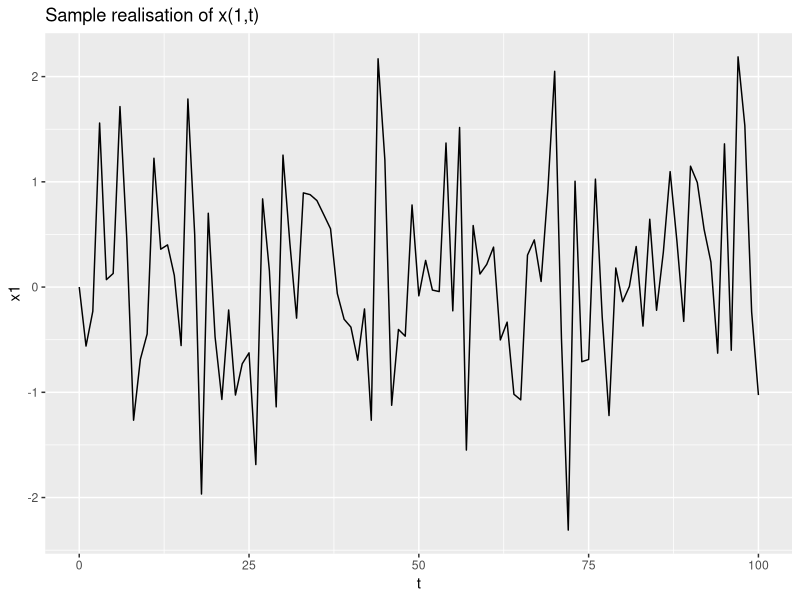
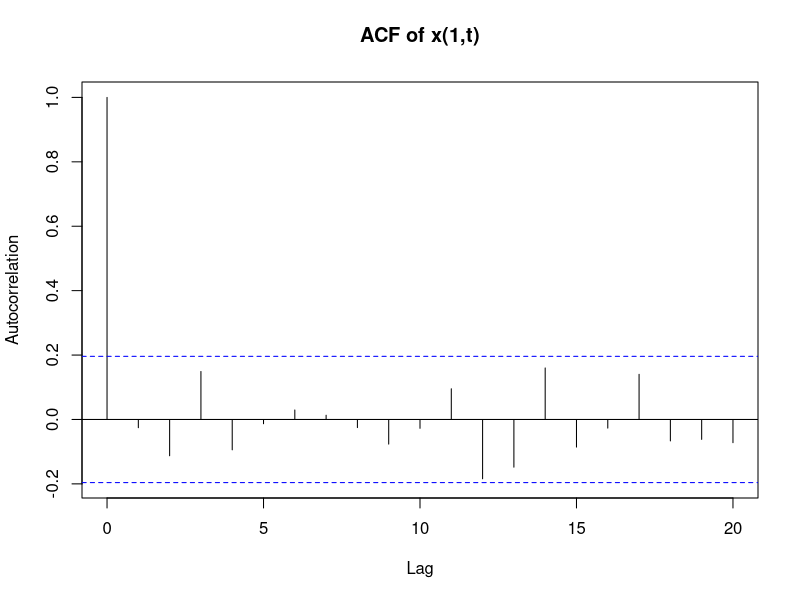
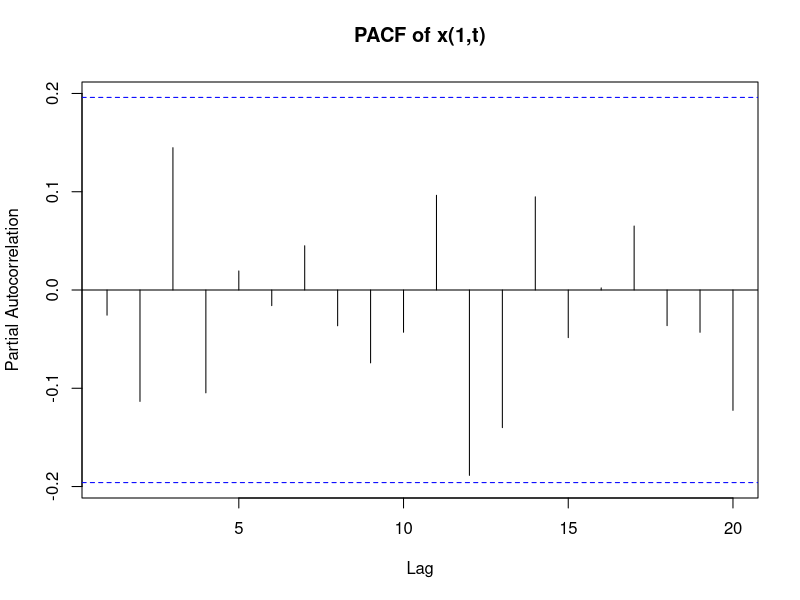
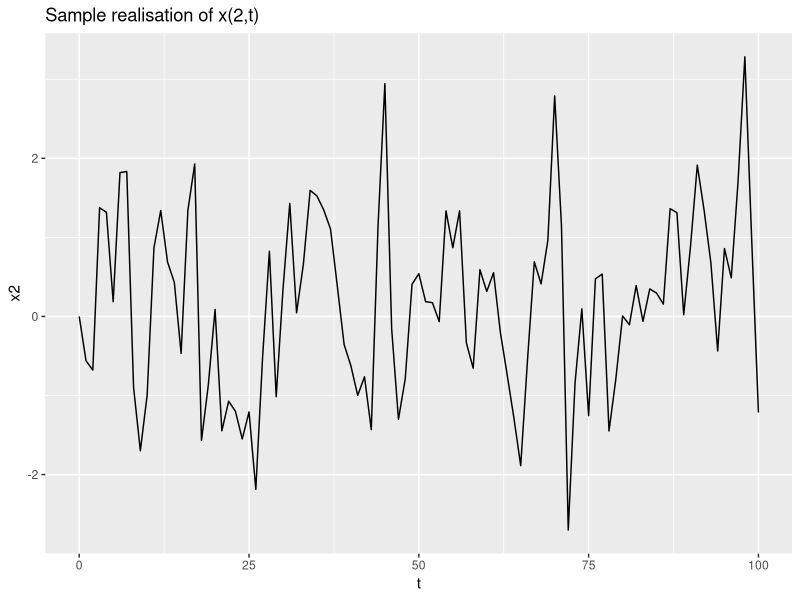
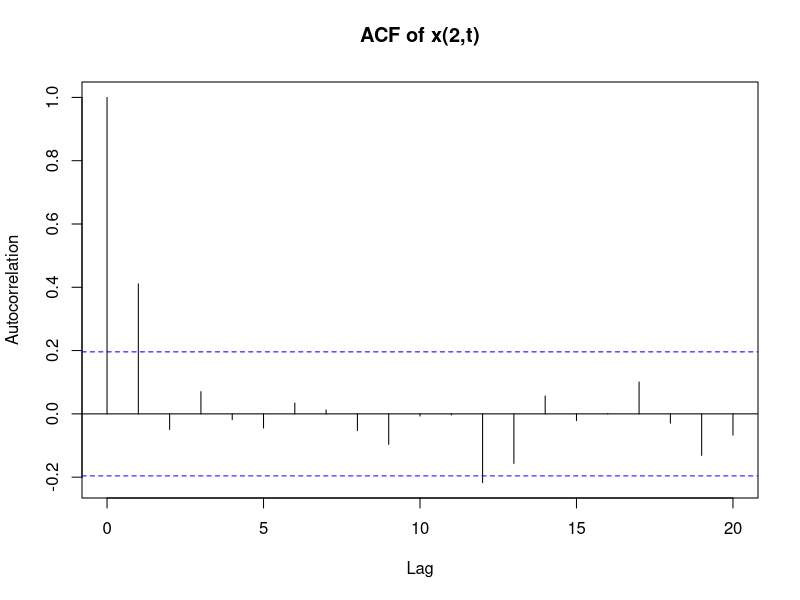
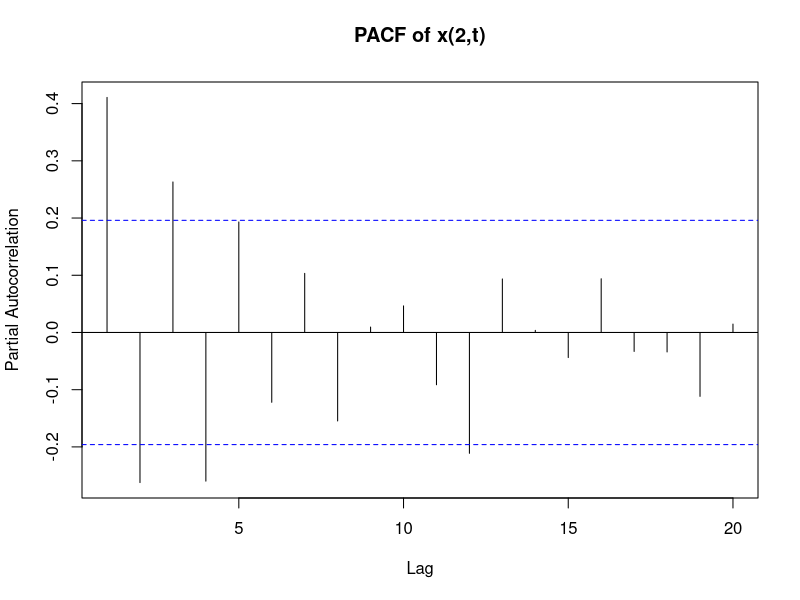
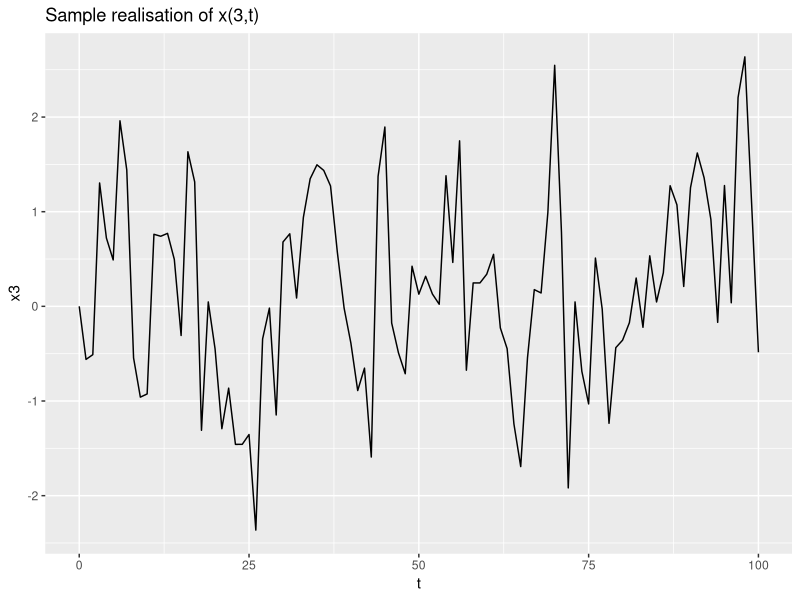
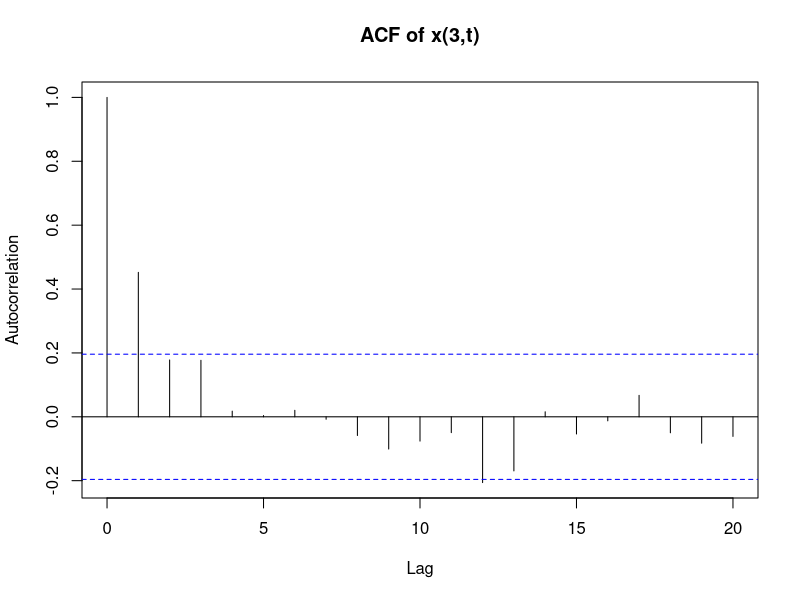

Write R code to recreate these figures, in order.
## ---- chunk 1
rm(list = ls())
set.seed(123)         
library(ggplot2)
library(forecast)     
library(dplyr)  
## ---- chunk 2
# Create time variable (0-100)
t_end <- 100
df <- data.frame(t = 0:t_end)

# Generate et: 0 for t=0, N(0,1) for t>0
df$et <- c(0, rnorm(100))  

# Summary statistics
cat("Summary of et:\n")
summary(df$et[-1])
## ---- chunk 3
df$x1 <-  df$et  
summary(df$x1)
## ---- chunk 4
df$x2[1] <- 0

for (t in 2:(t_end + 1)) {
  df$x2[t] <- df$et[t] + 0.8 * df$et[t - 1]
}
summary(df$x2)
## ---- chunk 5
df$x3[1] <- 0
for(t in 2:(t_end + 1)){
  df$x3[t] <- 0.5 * df$x3[t-1] + df$et[t]
}
summary(df$x3)
## ---- chunk 6
df$x4[1] <- 0
for(t in 2:(t_end + 1)){
  df$x4[t] <- 0.5 * df$x4[t-1] + df$et[t] + 0.8 * df$et[t-1]
}
summary(df$x4)
## ---- chunk 7
df$x5[1] <- 0
for(t in 2:(t_end + 1)){
  df$x5[t] <- 0.7 * df$x5[t-1] + df$et[t] - 0.7 * df$et[t-1]
}
summary(df$x5)
## ---- chunk 8
df$x6[1] <- 0
for(t in 2:(t_end + 1)){
  df$x6[t] <- 0.9 * df$x6[t-1] + df$et[t]
}
summary(df$x6)
## ---- chunk 9
df$x7[1] <- 0
for(t in 2:(t_end + 1)){
  df$x7[t] <- df$x7[t-1] + df$et[t]
}
summary(df$x7)
## ---- chunk 10
df$x8[1] <- 0
for(t in 2:(t_end + 1)){
  df$x8[t] <- 1.1* df$x8[t-1] + df$et[t]
}
summary(df$x8)
## ---- chunk 11
ggplot(data=df, aes(t, x1)) +
  geom_path() +
  labs(title="Sample realisation of x(1,t)")

x1_acf_values <- acf(df$x1[-1], lag.max = 20, plot = FALSE)
plot(x1_acf_values, main = "ACF of x(1,t)", xlab = "Lag", ylab = "Autocorrelation")

x1_pacf_values <- pacf(df$x1[-1], lag.max = 20, plot = FALSE)
plot(x1_pacf_values, main = "PACF of x(1,t)", xlab = "Lag", ylab = "Partial Autocorrelation")
## ---- chunk 12
ggplot(data=df, aes(t, x2)) +
  geom_path() +
  labs(title="Sample realisation of x(2,t)")

x2_acf_values <- acf(df$x2[-1], lag.max = 20, plot = FALSE)
plot(x2_acf_values, main = "ACF of x(2,t)", xlab = "Lag", ylab = "Autocorrelation")

x2_pacf_values <- pacf(df$x2[-1], lag.max = 20, plot = FALSE)
plot(x2_pacf_values, main = "PACF of x(2,t)", xlab = "Lag", ylab = "Partial Autocorrelation")
## ---- chunk 13
ggplot(data=df, aes(t, x3)) +
  geom_path() +
  labs(title="Sample realisation of x(3,t)")

x3_acf_values <- acf(df$x3[-1], lag.max = 20, plot = FALSE)
plot(x3_acf_values, main = "ACF of x(3,t)", xlab = "Lag", ylab = "Autocorrelation")

x3_pacf_values <- pacf(df$x3[-1], lag.max = 20, plot = FALSE)
plot(x3_pacf_values, main = "PACF of x(3,t)", xlab = "Lag", ylab = "Partial Autocorrelation")
## ---- chunk 14
ggplot(data=df, aes(t, x4)) +
  geom_path() +
  labs(title="Sample realisation of x(4,t)")

x4_acf_values <- acf(df$x4[-1], lag.max = 20, plot = FALSE)
plot(x4_acf_values, main = "ACF of x(4,t)", xlab = "Lag", ylab = "Autocorrelation")

x4_pacf_values <- pacf(df$x4[-1], lag.max = 20, plot = FALSE)
plot(x4_pacf_values, main = "PACF of x(4,t)", xlab = "Lag", ylab = "Partial Autocorrelation")
## ---- chunk 15
ggplot(data=df, aes(t, x5)) +
  geom_path() +
  labs(title="Sample realisation of x(5,t)")

x5_acf_values <- acf(df$x5[-1], lag.max = 20, plot = FALSE)
plot(x5_acf_values, main = "ACF of x(5,t)", xlab = "Lag", ylab = "Autocorrelation")

x5_pacf_values <- pacf(df$x5[-1], lag.max = 20, plot = FALSE)
plot(x5_pacf_values, main = "PACF of x(5,t)", xlab = "Lag", ylab = "Partial Autocorrelation")
## ---- chunk 16
ggplot(data=df, aes(t, x6)) +
  geom_path() +
  labs(title="Sample realisation of x(6,t)")

x6_acf_values <- acf(df$x6[-1], lag.max = 20, plot = FALSE)
plot(x6_acf_values, main = "ACF of x(6,t)", xlab = "Lag", ylab = "Autocorrelation")

x6_pacf_values <- pacf(df$x6[-1], lag.max = 20, plot = FALSE)
plot(x6_pacf_values, main = "PACF of x(6,t)", xlab = "Lag", ylab = "Partial Autocorrelation")
## ---- chunk 17
ggplot(data=df, aes(t, x7)) +
  geom_path() +
  labs(title="Sample realisation of x(7,t)")

x7_acf_values <- acf(df$x7[-1], lag.max = 20, plot = FALSE)
plot(x7_acf_values, main = "ACF of x(7,t)", xlab = "Lag", ylab = "Autocorrelation")

x7_pacf_values <- pacf(df$x7[-1], lag.max = 20, plot = FALSE)
plot(x7_pacf_values, main = "PACF of x(7,t)", xlab = "Lag", ylab = "Partial Autocorrelation")
## ---- chunk 18
ggplot(data=df, aes(t, x8)) +
  geom_path() +
  labs(title="Sample realisation of x(8,t)")

x8_acf_values <- acf(df$x8[-1], lag.max = 20, plot = FALSE)
plot(x8_acf_values, main = "ACF of x(8,t)", xlab = "Lag", ylab = "Autocorrelation")

x8_pacf_values <- pacf(df$x8[-1], lag.max = 20, plot = FALSE)
plot(x8_pacf_values, main = "PACF of x(8,t)", xlab = "Lag", ylab = "Partial Autocorrelation")
